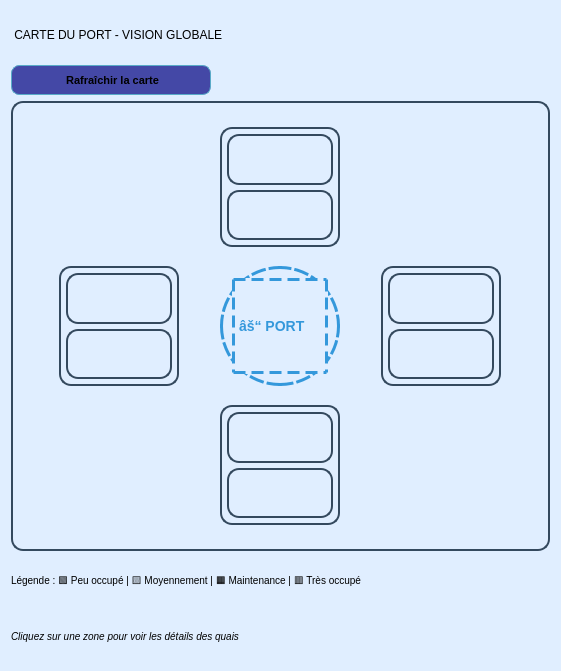
     <widget class="QFrame" name="frame_2">
      <property name="geometry">
       <rect>
        <x>30</x>
        <y>70</y>
        <width>561</width>
        <height>671</height>
       </rect>
      </property>
      <property name="styleSheet">
       <string notr="true">
background-color: rgb(224, 238, 255);
border:1PX solid  rgb(0, 0, 115);
border-radius:10px;</string>
      </property>
      <property name="frameShape">
       <enum>QFrame::Shape::StyledPanel</enum>
      </property>
      <property name="frameShadow">
       <enum>QFrame::Shadow::Raised</enum>
      </property>
      <layout class="QVBoxLayout" name="verticalLayout_map">
       <item>
        <widget class="QLabel" name="label_map_title">
         <property name="styleSheet">
          <string notr="true"/>
         </property>
         <property name="text">
          <string> CARTE DU PORT - VISION GLOBALE</string>
         </property>
        </widget>
       </item>
       <item>
        <widget class="QPushButton" name="btnRefreshMap">
         <property name="maximumSize">
          <size>
           <width>200</width>
           <height>30</height>
          </size>
         </property>
         <property name="styleSheet">
          <string notr="true">QPushButton {
    background-color: rgba(0, 0, 127,0.7);
    border: 1px solid #59abc8;
    border-radius: 8px;
    padding: 5px 10px;
   
    font-size: 11px;
    font-weight: bold;
}
QPushButton:hover {
        background-color: rgba(0, 0, 127,0.7);
}</string>
         </property>
         <property name="text">
          <string> Rafraîchir la carte</string>
         </property>
        </widget>
       </item>
       <item>
        <widget class="QFrame" name="mapContainer">
         <property name="minimumSize">
          <size>
           <width>450</width>
           <height>450</height>
          </size>
         </property>
         <property name="styleSheet">
          <string notr="true">background-color: rgb(224, 238, 255);
border-radius: 12px;
border: 2px solid #34495e;</string>
         </property>
         <layout class="QGridLayout" name="gridLayout_map">
          <property name="leftMargin">
           <number>20</number>
          </property>
          <property name="topMargin">
           <number>20</number>
          </property>
          <property name="rightMargin">
           <number>20</number>
          </property>
          <property name="bottomMargin">
           <number>20</number>
          </property>
          <property name="spacing">
           <number>15</number>
          </property>
          <item row="2" column="1">
           <widget class="QFrame" name="zoneSud_map">
            <property name="minimumSize">
             <size>
              <width>120</width>
              <height>120</height>
             </size>
            </property>
            <property name="maximumSize">
             <size>
              <width>120</width>
              <height>120</height>
             </size>
            </property>
            <layout class="QVBoxLayout" name="verticalLayout_zoneSud">
             <property name="spacing">
              <number>5</number>
             </property>
             <property name="leftMargin">
              <number>5</number>
             </property>
             <property name="topMargin">
              <number>5</number>
             </property>
             <property name="rightMargin">
              <number>5</number>
             </property>
             <property name="bottomMargin">
              <number>5</number>
             </property>
             <item>
              <widget class="QLabel" name="label_zoneSud_map">
               <property name="styleSheet">
                <string notr="true">color: white;
font-weight: bold;
font-size: 10px;
qproperty-alignment: AlignCenter;</string>
               </property>
              </widget>
             </item>
             <item>
              <widget class="QLabel" name="value_zoneSud_map">
               <property name="styleSheet">
                <string notr="true">color: #27ae60;
font-weight: bold;
font-size: 9px;
qproperty-alignment: AlignCenter;</string>
               </property>
              </widget>
             </item>
            </layout>
           </widget>
          </item>
          <item row="0" column="1">
           <widget class="QFrame" name="zoneNord_map">
            <property name="minimumSize">
             <size>
              <width>120</width>
              <height>120</height>
             </size>
            </property>
            <property name="maximumSize">
             <size>
              <width>120</width>
              <height>120</height>
             </size>
            </property>
            <layout class="QVBoxLayout" name="verticalLayout_zoneNord">
             <property name="spacing">
              <number>5</number>
             </property>
             <property name="leftMargin">
              <number>5</number>
             </property>
             <property name="topMargin">
              <number>5</number>
             </property>
             <property name="rightMargin">
              <number>5</number>
             </property>
             <property name="bottomMargin">
              <number>5</number>
             </property>
             <item>
              <widget class="QLabel" name="label_zoneNord_map">
               <property name="styleSheet">
                <string notr="true">color: white;
font-weight: bold;
font-size: 10px;
qproperty-alignment: AlignCenter;</string>
               </property>
              </widget>
             </item>
             <item>
              <widget class="QLabel" name="value_zoneNord_map">
               <property name="styleSheet">
                <string notr="true">color: #3498db;
font-weight: bold;
font-size: 9px;
qproperty-alignment: AlignCenter;</string>
               </property>
              </widget>
             </item>
            </layout>
           </widget>
          </item>
          <item row="1" column="1">
           <widget class="QFrame" name="zoneCentre_map">
            <property name="minimumSize">
             <size>
              <width>120</width>
              <height>120</height>
             </size>
            </property>
            <property name="maximumSize">
             <size>
              <width>120</width>
              <height>120</height>
             </size>
            </property>
            <property name="styleSheet">
             <string notr="true">background-color: qlineargradient(x1:0, y1:0, x2:1, y2:1,
stop:0 rgba(52, 152, 219, 0.3), stop:1 rgba(41, 128, 185, 0.5));
border-radius: 60px;
border: 3px dashed #3498db;</string>
            </property>
            <layout class="QVBoxLayout" name="verticalLayout_centre">
             <item>
              <widget class="QLabel" name="label_centre_map">
               <property name="styleSheet">
                <string notr="true">color: #3498db;
font-weight: bold;
font-size: 14px;
qproperty-alignment: AlignCenter;</string>
               </property>
               <property name="text">
                <string>âš“ PORT</string>
               </property>
              </widget>
             </item>
            </layout>
           </widget>
          </item>
          <item row="1" column="0">
           <widget class="QFrame" name="zoneOuest_map">
            <property name="minimumSize">
             <size>
              <width>120</width>
              <height>120</height>
             </size>
            </property>
            <property name="maximumSize">
             <size>
              <width>120</width>
              <height>120</height>
             </size>
            </property>
            <layout class="QVBoxLayout" name="verticalLayout_zoneOuest">
             <property name="spacing">
              <number>5</number>
             </property>
             <property name="leftMargin">
              <number>5</number>
             </property>
             <property name="topMargin">
              <number>5</number>
             </property>
             <property name="rightMargin">
              <number>5</number>
             </property>
             <property name="bottomMargin">
              <number>5</number>
             </property>
             <item>
              <widget class="QLabel" name="label_zoneOuest_map">
               <property name="styleSheet">
                <string notr="true">color: white;
font-weight: bold;
font-size: 10px;
qproperty-alignment: AlignCenter;</string>
               </property>
              </widget>
             </item>
             <item>
              <widget class="QLabel" name="value_zoneOuest_map">
               <property name="styleSheet">
                <string notr="true">color: #9b59b6;
font-weight: bold;
font-size: 9px;
qproperty-alignment: AlignCenter;</string>
               </property>
              </widget>
             </item>
            </layout>
           </widget>
          </item>
          <item row="1" column="2">
           <widget class="QFrame" name="zoneEst_map">
            <property name="minimumSize">
             <size>
              <width>120</width>
              <height>120</height>
             </size>
            </property>
            <property name="maximumSize">
             <size>
              <width>120</width>
              <height>120</height>
             </size>
            </property>
            <layout class="QVBoxLayout" name="verticalLayout_zoneEst">
             <property name="spacing">
              <number>5</number>
             </property>
             <property name="leftMargin">
              <number>5</number>
             </property>
             <property name="topMargin">
              <number>5</number>
             </property>
             <property name="rightMargin">
              <number>5</number>
             </property>
             <property name="bottomMargin">
              <number>5</number>
             </property>
             <item>
              <widget class="QLabel" name="label_zoneEst_map">
               <property name="styleSheet">
                <string notr="true">color: white;
font-weight: bold;
font-size: 10px;
qproperty-alignment: AlignCenter;</string>
               </property>
              </widget>
             </item>
             <item>
              <widget class="QLabel" name="value_zoneEst_map">
               <property name="styleSheet">
                <string notr="true">color: #f39c12;
font-weight: bold;
font-size: 9px;
qproperty-alignment: AlignCenter;</string>
               </property>
              </widget>
             </item>
            </layout>
           </widget>
          </item>
         </layout>
        </widget>
       </item>
       <item>
        <widget class="QLabel" name="label_legend">
         <property name="styleSheet">
          <string notr="true">
font-size: 10px;
qproperty-alignment: AlignCenter;</string>
         </property>
         <property name="text">
          <string>Légende : 🟩 Peu occupé | 🟨 Moyennement | 🟧 Maintenance | 🟥 Très occupé</string>
         </property>
        </widget>
       </item>
       <item>
        <widget class="QLabel" name="label_map_info">
         <property name="styleSheet">
          <string notr="true">
font-size: 10px;
font-style: italic;
qproperty-alignment: AlignCenter;</string>
         </property>
         <property name="text">
          <string>Cliquez sur une zone pour voir les détails des quais</string>
         </property>
        </widget>
       </item>
      </layout>
     </widget>
